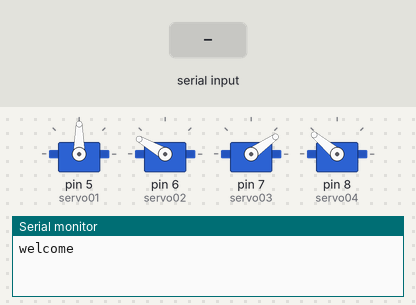
This sketch was run on a simulated Arduino Uno, built with avr-gcc and run on an emulated ATmega328P. Shown: 4 × servo, the last lines printed to the serial monitor. The test bench sets the inputs (shaded band).

Above: at 1.2 s.
1.3 s: "s1" received over Serial
At 4.2 s:
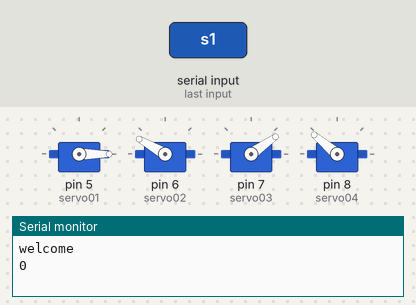
4.3 s: "s2" received over Serial
At 13.2 s:
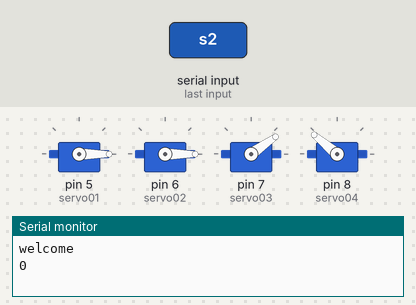
13.3 s: "s3" received over Serial
At 15.9 s:
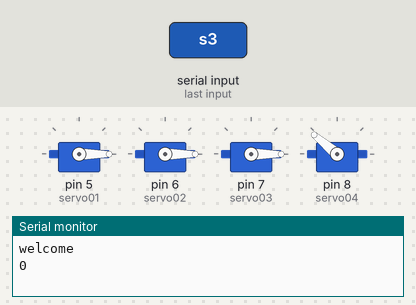
16.3 s: "s4" received over Serial
At 22.1 s:
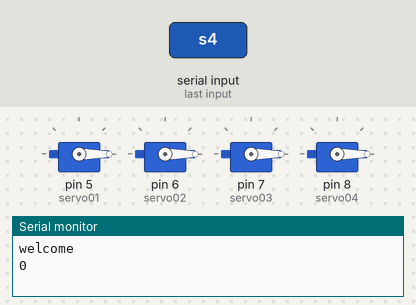
22.3 s: "s290\n" received over Serial
Timing chart, 0 to 27.8 s (numbered marks = the images above; inputs shaded):
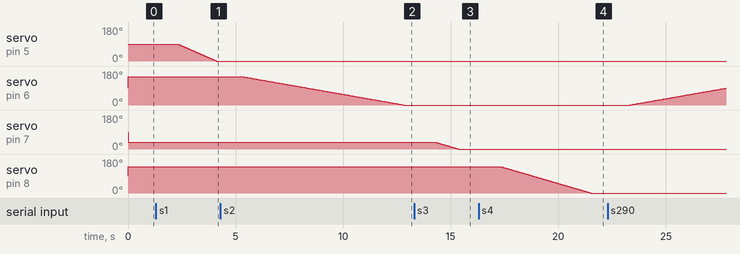

The sketch:

4dof_iteration_1.ino
```cpp
#include <SoftwareSerial.h>
#include <Servo.h>

Servo servo01;
Servo servo02;
Servo servo03;
Servo servo04;

SoftwareSerial Bluetooth(3, 4); // Arduino(RX, TX) - HC-05 Bluetooth (TX, RX)

int servo1Pos, servo2Pos, servo3Pos, servo4Pos; // current position
int servo1PPos, servo2PPos, servo3PPos, servo4PPos; // previous position
int servo01SP[50], servo02SP[50], servo03SP[50], servo04SP[50]; // for storing positions/steps
int speedDelay = 20;
int index = 0;
String dataIn = "";


void setup() {
  // put your setup code here, to run once:

  servo01.attach(5);
  servo02.attach(6);
  servo03.attach(7);
  servo04.attach(8);

 Serial.begin(9600); // Default baud rate of the Bluetooth module

  delay(20);
  // Robot arm initial position
  servo1PPos = 90;
  servo01.write(servo1PPos);
  servo2PPos = 150;
  servo02.write(servo2PPos);
  servo3PPos = 35;
  servo03.write(servo3PPos);
  servo4PPos = 140;
  servo04.write(servo4PPos);

  Serial.print("welcome");
}

void loop() {
  // put your main code here, to run repeatedly:

// Check for incoming data
  if (Serial.available() > 0) {
    dataIn = Serial.readString();  // Read the data as string

    // If "Waist" slider has changed value - Move Servo 1 to position
    if (dataIn =="s1") {
      String dataInS = dataIn.substring(2, dataIn.length()); // Extract only the number. E.g. from "s1120" to "120"
      servo1Pos = dataInS.toInt();  // Convert the string into integer
      Serial.println(dataInS);
      Serial.println(servo1Pos);
      // We use for loops so we can control the speed of the servo
      // If previous position is bigger then current position
      if (servo1PPos > servo1Pos) {
        for ( int j = servo1PPos; j >= servo1Pos; j--) {   // Run servo down
          servo01.write(j);
          delay(20);    // defines the speed at which the servo rotates
        }
      }
      // If previous position is smaller then current position
      if (servo1PPos < servo1Pos) {
        for ( int j = servo1PPos; j <= servo1Pos; j++) {   // Run servo up
          servo01.write(j);
          delay(20);
        }
      }
      servo1PPos = servo1Pos;   // set current position as previous position
    }

    // Move Servo 2
    if (dataIn.startsWith("s2")) {
      String dataInS = dataIn.substring(2, dataIn.length());
      servo2Pos = dataInS.toInt();

      if (servo2PPos > servo2Pos) {
        for ( int j = servo2PPos; j >= servo2Pos; j--) {
          servo02.write(j);
          delay(50);
        }
      }
      if (servo2PPos < servo2Pos) {
        for ( int j = servo2PPos; j <= servo2Pos; j++) {
          servo02.write(j);
          delay(50);
        }
      }
      servo2PPos = servo2Pos;
    }
    // Move Servo 3
    if (dataIn.startsWith("s3")) {
      String dataInS = dataIn.substring(2, dataIn.length());
      servo3Pos = dataInS.toInt();
      if (servo3PPos > servo3Pos) {
        for ( int j = servo3PPos; j >= servo3Pos; j--) {
          servo03.write(j);
          delay(30);
        }
      }
      if (servo3PPos < servo3Pos) {
        for ( int j = servo3PPos; j <= servo3Pos; j++) {
          servo03.write(j);
          delay(30);
        }
      }
      servo3PPos = servo3Pos;
    }
    // Move Servo 4
    if (dataIn.startsWith("s4")) {
      String dataInS = dataIn.substring(2, dataIn.length());
      servo4Pos = dataInS.toInt();
      if (servo4PPos > servo4Pos) {
        for ( int j = servo4PPos; j >= servo4Pos; j--) {
          servo04.write(j);
          delay(30);
        }
      }
      if (servo4PPos < servo4Pos) {
        for ( int j = servo4PPos; j <= servo4Pos; j++) {
          servo04.write(j);
          delay(30);
        }
      }
      servo4PPos = servo4Pos;
    }
    }
 }
```

Measured:
- after the input at 1.3 s, servo on pin 5 (servo01): moves from 90° to 0° over 1.8 s, starting after 1.0 s
- after the input at 4.3 s, servo on pin 6 (servo02): moves from 150° to 0° over 7.5 s, starting after 1.1 s
- after the input at 13.3 s, servo on pin 7 (servo03): moves from 35° to 0° over 1.0 s, starting after 1.0 s
- after the input at 16.3 s, servo on pin 8 (servo04): moves from 140° to 0° over 4.2 s, starting after 1.0 s
- after the input at 22.3 s, servo on pin 6 (servo02): moves from 0° to 89° over 4.4 s, starting after 1.1 s
